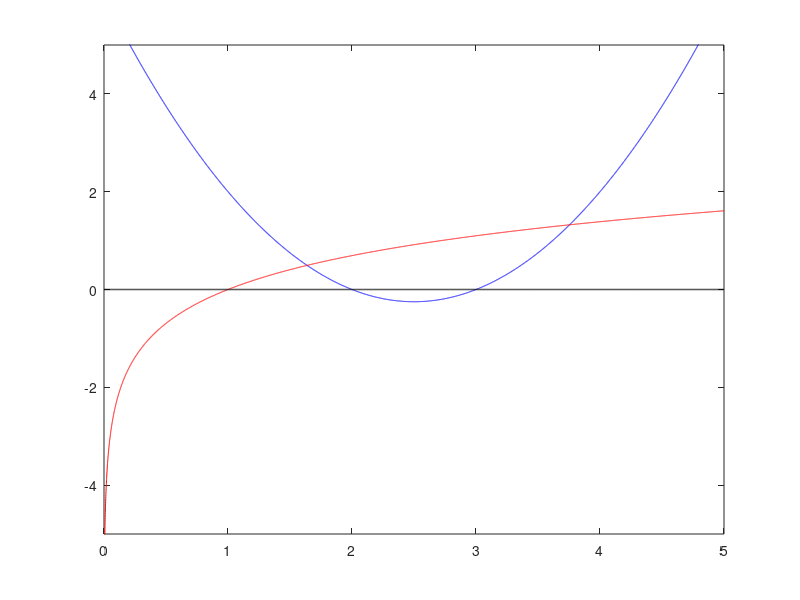

The MATLAB script that drew this image: (Note: this script raises an error after producing the figure.)
clear
close all
clc

fs=15;
u=linspace(0,5,1e4);
v2=log(u);
v1=(u-2).*(u-3);
plot(u,v1,'b')
hold on
plot(u,v2,'r')
plot(u,0*u,'k','linewidth',1)
axis([0 5 -5 5])
L=legend('$\dot{u}=0$','$\dot{v}=0$','location','se');
set(L,'interpreter','latex','fontsize',fs)
xlabel('$u$','interpreter','latex')
ylabel('$v$','interpreter','latex')
set(gca,'fontsize',fs)
export_fig '../Pictures/Nullcline_example.png' -m3

%%
clear
close all
clc

fs=15;
si=400;
u=linspace(0,5,1e4);
v1=(u-2).*(u-3);
plot(u,v1,'b')
hold on
axis([0 5 -5 5])
text(2,3,'$\dot{u}>0$','interpreter','latex','fontsize',fs)
text(2,-3,'$\dot{u}<0$','interpreter','latex','fontsize',fs)
arrowh([2 2.5],[2 2],'k',si);
arrowh([3 2.5]-0.2,-[2 2],'k',si);
xlabel('$u$','interpreter','latex')
ylabel('$v$','interpreter','latex')
set(gca,'fontsize',fs)
export_fig '../Pictures/u_nullcline.png' -m3

%%
clear
close all
clc

fs=15;
si=400;
u=linspace(0,5,1e4);
v2=log(u);
plot(u,v2,'r')
hold on
axis([0 5 -5 5])
text(2,3,'$\dot{v}>0$','interpreter','latex','fontsize',fs)
text(2,-3,'$\dot{v}<0$','interpreter','latex','fontsize',fs)
arrowh([2.5 2.5],[1 2],'k',si);
arrowh([2.5 2.5],[-1 -2],'k',si);
xlabel('$u$','interpreter','latex')
ylabel('$v$','interpreter','latex')
set(gca,'fontsize',fs)
export_fig '../Pictures/v_nullcline.png' -m3

%%
clear
close all
clc
si=400;
fs=15;
u=linspace(0,5,1e4);
v2=log(u);
v1=(u-2).*(u-3);
plot(u,v1,'b')
hold on
plot(u,v2,'r')
axis([0 5 -5 5])
annotation('textarrow',[.55,.6],[.55,.6]+0.2);
annotation('textarrow',[.55,.5]+0.32,[.5,.55]+0.2);
annotation('textarrow',[.55,.5],[.55,.5]-0.2);
annotation('textarrow',[.55,.5]-0.32,[.5,.55]+0.2);
annotation('textarrow',[.55,.6]-0.02,[.6,.55]+0.02);
scale=[0.13 0.11 0.7750 0.8150];
xlabel('$u$','interpreter','latex')
ylabel('$v$','interpreter','latex')
L=legend('$\dot{u}=0$','$\dot{v}=0$','location','se');
set(L,'interpreter','latex','fontsize',fs)

set(gca,'fontsize',fs)
for i=1:1000:length(u)
    if (v1(i)<5)&(v1(i)>-5)&(u(i)<2)
        arrow([u(i) v1(i)],[u(i) v1(i)+0.5]);
    end
    if (v1(i)<5)&(v1(i)>-5)&(u(i)>4)
        arrow([u(i) v1(i)],[u(i) v1(i)+0.5]);
    end
    
    if (v1(i)<5)&(v1(i)>-5)&(u(i)<4)&(u(i)>2)
        arrow([u(i) v1(i)],[u(i) v1(i)-0.5]);
    end
end

for i=[250 500 1:1000:length(u)]
    if (v2(i)<5)&(v2(i)>-5)&(u(i)<2)
        arrow([u(i) v2(i)],[u(i)-0.2 v2(i)]);
    end
    
    if (v2(i)<5)&(v2(i)>-5)&(u(i)>4)
        arrow([u(i) v2(i)],[u(i)-0.2 v2(i)]);
    end
    
    if (v2(i)<5)&(v2(i)>-5)&(u(i)<4)&(u(i)>2)
        arrow([u(i) v2(i)],[u(i)+0.2 v2(i)]);
    end
end


export_fig '../Pictures/uv_nullcline.png' -m3